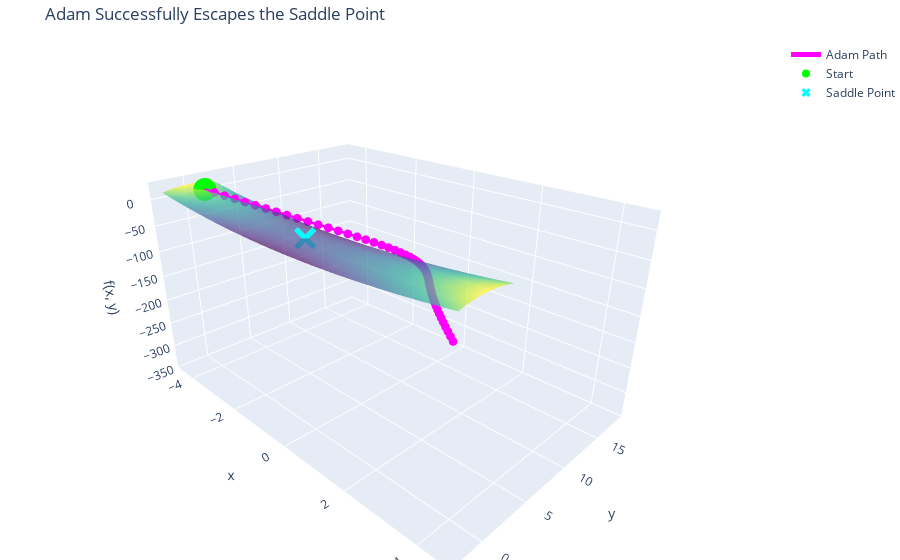

Source (notebook cell):
### Markdown cell above
### 🚀 Visualizing Adam's Success (Interactive)

Now, let's run the **Adam optimizer** on the **exact same function** from the **exact same starting point**. 

Watch how Adam behaves differently. Because Adam uses **momentum** (the first moment), it remembers the general direction it was heading. This momentum allows it to "power through" the flat saddle region instead of getting stuck. It doesn't just stop; it confidently continues along the downward path, successfully escaping the trap.

**Again, click and drag to rotate the plot and compare this path to the Gradient Descent path above.**

### Code cell
# 2D Adam Optimizer Implementation
def adam_optimizer_2d(derivative_fn, start_pos, lr=0.3, beta1=0.9, beta2=0.999, epsilon=1e-8, steps=50):
    pos = np.array(start_pos, dtype=float)
    m = np.zeros_like(pos)
    v = np.zeros_like(pos)
    history = [pos.copy()]
    
    for t in range(1, steps + 1):
        grad = derivative_fn(pos[0], pos[1])
        m = beta1 * m + (1 - beta1) * grad
        v = beta2 * v + (1 - beta2) * (grad**2)
        m_hat = m / (1 - beta1 ** t)
        v_hat = v / (1 - beta2 ** t)
        pos -= lr * m_hat / (np.sqrt(v_hat) + epsilon)
        history.append(pos.copy())
        
    return np.array(history)

# Run Adam optimizer
path_adam = adam_optimizer_2d(df_saddle, start_pos=[-4, 0.4], lr=0.3, steps=50)

# Create the interactive 3D plot
fig2 = go.Figure()
fig2.add_trace(go.Surface(z=Z, x=X, y=Y, colorscale='viridis', opacity=0.7, name='Saddle Surface', showscale=False))
path_z_adam = f_saddle(path_adam[:, 0], path_adam[:, 1])
fig2.add_trace(go.Scatter3d(x=path_adam[:, 0], y=path_adam[:, 1], z=path_z_adam, 
                            mode='lines+markers', 
                            name='Adam Path',
                            line=dict(color='magenta', width=5),
                            marker=dict(size=3, color='magenta')))
fig2.add_trace(go.Scatter3d(x=[path_adam[0,0]], y=[path_adam[0,1]], z=[path_z_adam[0]], mode='markers', name='Start', marker=dict(color='lime', size=8, symbol='circle')))
fig2.add_trace(go.Scatter3d(x=[0], y=[0], z=[0], mode='markers', name='Saddle Point', marker=dict(color='cyan', size=8, symbol='x')))

fig2.update_layout(title='Adam Successfully Escapes the Saddle Point',
                   scene=dict(xaxis_title='x', yaxis_title='y', zaxis_title='f(x, y)',
                              aspectratio=dict(x=1.5, y=1, z=0.8),
                              camera_eye=dict(x=1.5, y=-1.5, z=1)),
                   margin=dict(l=0, r=0, b=0, t=40))

fig2.show()

### Figure 1 — Plotly figure (JSON) as saved in the notebook; plotly's stock layout.template omitted (floating-point values rounded to 4 significant figures; data arrays with more than 128 entries replaced by an {"elided": "..."} marker saying what was removed)
{"data": [{"colorscale": [[0, "#440154"], [0.1111, "#482878"], [0.2222, "#3e4989"], [0.3333, "#31688e"], [0.4444, "#26828e"], [0.5556, "#1f9e89"], [0.6667, "#35b779"], [0.7778, "#6ece58"], [0.8889, "#b5de2b"], [1, "#fde725"]], "name": "Saddle Surface", "opacity": 0.7, "showscale": false, "type": "surface", "x": {"elided": "100x100 float values"}, "y": {"elided": "100x100 float values"}, "z": {"elided": "100x100 float values"}}, {"line": {"color": "magenta", "width": 5}, "marker": {"color": "magenta", "size": 3}, "mode": "lines+markers", "name": "Adam Path", "type": "scatter3d", "x": [-4.0, -3.7, -3.401, -3.103, -2.808, -2.515, -2.227, -1.944, -1.667, -1.398, -1.138, -0.8881, -0.6503, -0.426, -0.2166, -0.02375, 0.1514, 0.3079, 0.4447, 0.5615, 0.658, 0.7343, 0.7909, 0.8285, 0.8482, 0.8511, 0.8386, 0.8123, 0.7737, 0.7247, 0.6668, 0.6018, 0.5315, 0.4575, 0.3814, 0.3047, 0.229, 0.1556, 0.08561, 0.02019, -0.03977, -0.09351, -0.1405, -0.1802, -0.2125, -0.2372, -0.2546, -0.2647, -0.2681, -0.2651, -0.2564], "y": [0.4, 0.7, 0.9935, 1.285, 1.577, 1.871, 2.167, 2.466, 2.767, 3.072, 3.381, 3.692, 4.008, 4.326, 4.649, 4.975, 5.305, 5.639, 5.976, 6.317, 6.661, 7.009, 7.361, 7.716, 8.074, 8.436, 8.802, 9.17, 9.542, 9.917, 10.3, 10.68, 11.06, 11.45, 11.84, 12.23, 12.63, 13.03, 13.43, 13.83, 14.24, 14.65, 15.06, 15.47, 15.89, 16.31, 16.73, 17.15, 17.57, 18.0, 18.43], "z": [15.84, 13.2, 10.58, 7.978, 5.395, 2.826, 0.2641, -2.3, -4.879, -7.484, -10.13, -12.84, -15.64, -18.54, -21.57, -24.75, -28.12, -31.7, -35.51, -39.58, -43.94, -48.59, -53.55, -58.85, -64.48, -70.45, -76.77, -83.43, -90.45, -97.83, -105.6, -113.6, -122.1, -130.9, -140.0, -149.5, -159.4, -169.7, -180.3, -191.3, -202.7, -214.5, -226.7, -239.3, -252.4, -265.8, -279.7, -294.0, -308.8, -323.9, -339.6]}, {"marker": {"color": "lime", "size": 8, "symbol": "circle"}, "mode": "markers", "name": "Start", "type": "scatter3d", "x": [-4], "y": [0.4], "z": [15.84]}, {"marker": {"color": "cyan", "size": 8, "symbol": "x"}, "mode": "markers", "name": "Saddle Point", "type": "scatter3d", "x": [0], "y": [0], "z": [0]}], "layout": {"margin": {"b": 0, "l": 0, "r": 0, "t": 40}, "scene": {"aspectratio": {"x": 1.5, "y": 1, "z": 0.8}, "camera": {"eye": {"x": 1.5, "y": -1.5, "z": 1}}, "xaxis": {"title": {"text": "x"}}, "yaxis": {"title": {"text": "y"}}, "zaxis": {"title": {"text": "f(x, y)"}}}, "title": {"text": "Adam Successfully Escapes the Saddle Point"}}}
